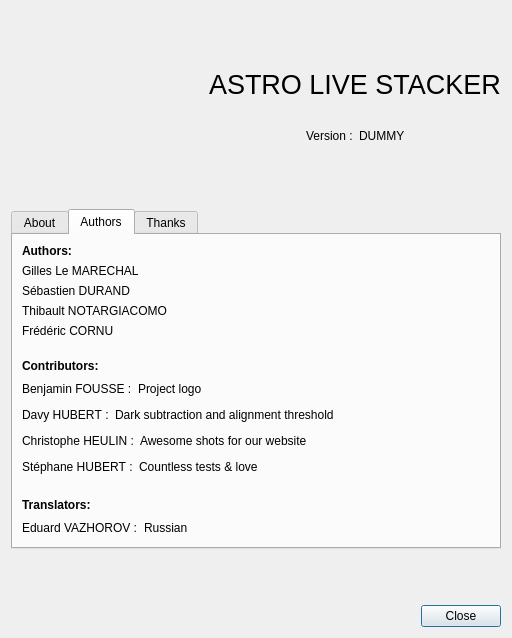
<?xml version="1.0" encoding="UTF-8"?>
<ui version="4.0">
 <class>AboutDialog</class>
 <widget class="QDialog" name="AboutDialog">
  <property name="windowModality">
   <enum>Qt::WindowModal</enum>
  </property>
  <property name="geometry">
   <rect>
    <x>0</x>
    <y>0</y>
    <width>494</width>
    <height>638</height>
   </rect>
  </property>
  <property name="windowTitle">
   <string>About ALS</string>
  </property>
  <property name="modal">
   <bool>true</bool>
  </property>
  <layout class="QVBoxLayout" name="verticalLayout_9">
   <item>
    <layout class="QHBoxLayout" name="horizontalLayout_8">
     <item>
      <widget class="QLabel" name="logo">
       <property name="sizePolicy">
        <sizepolicy hsizetype="Fixed" vsizetype="Fixed">
         <horstretch>0</horstretch>
         <verstretch>0</verstretch>
        </sizepolicy>
       </property>
       <property name="minimumSize">
        <size>
         <width>192</width>
         <height>192</height>
        </size>
       </property>
       <property name="maximumSize">
        <size>
         <width>192</width>
         <height>192</height>
        </size>
       </property>
       <property name="text">
        <string/>
       </property>
       <property name="pixmap">
        <pixmap resource="../../resources/resource.qrc">:/icons/als_logo.png</pixmap>
       </property>
       <property name="scaledContents">
        <bool>true</bool>
       </property>
      </widget>
     </item>
     <item>
      <layout class="QVBoxLayout" name="verticalLayout">
       <item>
        <spacer name="verticalSpacer_2">
         <property name="orientation">
          <enum>Qt::Vertical</enum>
         </property>
         <property name="sizeHint" stdset="0">
          <size>
           <width>20</width>
           <height>40</height>
          </size>
         </property>
        </spacer>
       </item>
       <item>
        <layout class="QHBoxLayout" name="horizontalLayout_2">
         <item>
          <spacer name="horizontalSpacer_8">
           <property name="orientation">
            <enum>Qt::Horizontal</enum>
           </property>
           <property name="sizeHint" stdset="0">
            <size>
             <width>40</width>
             <height>20</height>
            </size>
           </property>
          </spacer>
         </item>
         <item>
          <widget class="QLabel" name="label_2">
           <property name="font">
            <font>
             <pointsize>20</pointsize>
            </font>
           </property>
           <property name="text">
            <string>ASTRO LIVE STACKER</string>
           </property>
          </widget>
         </item>
         <item>
          <spacer name="horizontalSpacer_9">
           <property name="orientation">
            <enum>Qt::Horizontal</enum>
           </property>
           <property name="sizeHint" stdset="0">
            <size>
             <width>40</width>
             <height>20</height>
            </size>
           </property>
          </spacer>
         </item>
        </layout>
       </item>
       <item>
        <widget class="QLabel" name="label_28">
         <property name="text">
          <string/>
         </property>
        </widget>
       </item>
       <item>
        <layout class="QHBoxLayout" name="horizontalLayout">
         <item>
          <spacer name="horizontalSpacer_7">
           <property name="orientation">
            <enum>Qt::Horizontal</enum>
           </property>
           <property name="sizeHint" stdset="0">
            <size>
             <width>40</width>
             <height>20</height>
            </size>
           </property>
          </spacer>
         </item>
         <item>
          <widget class="QLabel" name="lblVersionTitle">
           <property name="text">
            <string>Version :</string>
           </property>
          </widget>
         </item>
         <item>
          <widget class="QLabel" name="lblVersionValue">
           <property name="text">
            <string notr="true">DUMMY</string>
           </property>
          </widget>
         </item>
         <item>
          <spacer name="horizontalSpacer">
           <property name="orientation">
            <enum>Qt::Horizontal</enum>
           </property>
           <property name="sizeHint" stdset="0">
            <size>
             <width>40</width>
             <height>20</height>
            </size>
           </property>
          </spacer>
         </item>
        </layout>
       </item>
       <item>
        <spacer name="verticalSpacer">
         <property name="orientation">
          <enum>Qt::Vertical</enum>
         </property>
         <property name="sizeHint" stdset="0">
          <size>
           <width>20</width>
           <height>40</height>
          </size>
         </property>
        </spacer>
       </item>
      </layout>
     </item>
    </layout>
   </item>
   <item>
    <widget class="QTabWidget" name="tabWidget">
     <property name="currentIndex">
      <number>1</number>
     </property>
     <widget class="QWidget" name="tab">
      <attribute name="title">
       <string>About</string>
      </attribute>
      <layout class="QVBoxLayout" name="verticalLayout_2">
       <item>
        <spacer name="verticalSpacer_5">
         <property name="orientation">
          <enum>Qt::Vertical</enum>
         </property>
         <property name="sizeHint" stdset="0">
          <size>
           <width>20</width>
           <height>40</height>
          </size>
         </property>
        </spacer>
       </item>
       <item>
        <widget class="QLabel" name="label_3">
         <property name="text">
          <string>&lt;b&gt;Astro Live Stacker&lt;/b&gt; - Astrophoto livestacking tool</string>
         </property>
         <property name="textFormat">
          <enum>Qt::RichText</enum>
         </property>
        </widget>
       </item>
       <item>
        <widget class="QLabel" name="label_26">
         <property name="text">
          <string/>
         </property>
        </widget>
       </item>
       <item>
        <widget class="QLabel" name="label">
         <property name="text">
          <string>&lt;html&gt;&lt;head/&gt;&lt;body&gt;&lt;p&gt;Website : &lt;a href=&quot;https://als-app.org&quot;&gt;&lt;span style=&quot; text-decoration: underline; color:#CC0000;&quot;&gt;https://als-app.org&lt;/span&gt;&lt;/a&gt;&lt;/p&gt;&lt;/body&gt;&lt;/html&gt;</string>
         </property>
         <property name="openExternalLinks">
          <bool>true</bool>
         </property>
        </widget>
       </item>
       <item>
        <widget class="QLabel" name="label_25">
         <property name="text">
          <string>&lt;html&gt;&lt;head/&gt;&lt;body&gt;&lt;p&gt;Source code : &lt;a href=&quot;https://github.com/deufrai/als&quot;&gt;&lt;span style=&quot; text-decoration: underline; color:#CC0000;&quot;&gt;https://github.com/deufrai/als&lt;/span&gt;&lt;/a&gt;&lt;/p&gt;&lt;/body&gt;&lt;/html&gt;</string>
         </property>
         <property name="openExternalLinks">
          <bool>true</bool>
         </property>
        </widget>
       </item>
       <item>
        <widget class="QLabel" name="lblLicense">
         <property name="text">
          <string>&lt;html&gt;&lt;head/&gt;&lt;body&gt;&lt;p&gt;License : &lt;a href=&quot;http://www.gnu.org/licenses/gpl-3.0.txt&quot;&gt;&lt;span style=&quot; text-decoration: underline; color:#CC0000;&quot;&gt;GPLv3&lt;/span&gt;&lt;/a&gt;&lt;/p&gt;&lt;/body&gt;&lt;/html&gt;</string>
         </property>
         <property name="openExternalLinks">
          <bool>true</bool>
         </property>
        </widget>
       </item>
       <item>
        <widget class="QLabel" name="label_27">
         <property name="text">
          <string/>
         </property>
        </widget>
       </item>
       <item>
        <widget class="QLabel" name="label_4">
         <property name="toolTip">
          <string notr="true"/>
         </property>
         <property name="text">
          <string notr="true">© 2025 ALZ Corporation</string>
         </property>
        </widget>
       </item>
       <item>
        <spacer name="verticalSpacer_4">
         <property name="orientation">
          <enum>Qt::Vertical</enum>
         </property>
         <property name="sizeHint" stdset="0">
          <size>
           <width>20</width>
           <height>95</height>
          </size>
         </property>
        </spacer>
       </item>
      </layout>
     </widget>
     <widget class="QWidget" name="tab_2">
      <attribute name="title">
       <string>Authors</string>
      </attribute>
      <layout class="QVBoxLayout" name="verticalLayout_8">
       <item>
        <layout class="QVBoxLayout" name="verticalLayout_3">
         <item>
          <widget class="QLabel" name="label_5">
           <property name="font">
            <font>
             <weight>75</weight>
             <bold>true</bold>
            </font>
           </property>
           <property name="text">
            <string>Authors:</string>
           </property>
          </widget>
         </item>
         <item>
          <layout class="QVBoxLayout" name="authorsNames">
           <item>
            <widget class="QLabel" name="label_6">
             <property name="text">
              <string notr="true">Gilles Le MARECHAL</string>
             </property>
            </widget>
           </item>
           <item>
            <widget class="QLabel" name="label_7">
             <property name="text">
              <string notr="true">Sébastien DURAND</string>
             </property>
            </widget>
           </item>
           <item>
            <widget class="QLabel" name="label_8">
             <property name="text">
              <string notr="true">Thibault NOTARGIACOMO</string>
             </property>
            </widget>
           </item>
           <item>
            <widget class="QLabel" name="label_9">
             <property name="text">
              <string notr="true">Frédéric CORNU</string>
             </property>
            </widget>
           </item>
          </layout>
         </item>
        </layout>
       </item>
       <item>
        <widget class="QLabel" name="label_19">
         <property name="font">
          <font>
           <pointsize>5</pointsize>
          </font>
         </property>
         <property name="text">
          <string/>
         </property>
        </widget>
       </item>
       <item>
        <layout class="QVBoxLayout" name="verticalLayout_5">
         <item>
          <widget class="QLabel" name="label_10">
           <property name="font">
            <font>
             <weight>75</weight>
             <bold>true</bold>
            </font>
           </property>
           <property name="text">
            <string>Contributors:</string>
           </property>
          </widget>
         </item>
         <item>
          <layout class="QVBoxLayout" name="verticalLayout_4">
           <item>
            <layout class="QHBoxLayout" name="horizontalLayout_4">
             <item>
              <widget class="QLabel" name="label_11">
               <property name="font">
                <font>
                 <weight>50</weight>
                 <bold>false</bold>
                 <kerning>false</kerning>
                </font>
               </property>
               <property name="statusTip">
                <string notr="true"/>
               </property>
               <property name="text">
                <string notr="true">Benjamin FOUSSE :</string>
               </property>
              </widget>
             </item>
             <item>
              <widget class="QLabel" name="label_12">
               <property name="text">
                <string>Project logo</string>
               </property>
              </widget>
             </item>
             <item>
              <spacer name="horizontalSpacer_3">
               <property name="orientation">
                <enum>Qt::Horizontal</enum>
               </property>
               <property name="sizeHint" stdset="0">
                <size>
                 <width>40</width>
                 <height>20</height>
                </size>
               </property>
              </spacer>
             </item>
            </layout>
           </item>
           <item>
            <layout class="QHBoxLayout" name="horizontalLayout_5">
             <item>
              <widget class="QLabel" name="label_13">
               <property name="font">
                <font>
                 <weight>50</weight>
                 <bold>false</bold>
                 <kerning>false</kerning>
                </font>
               </property>
               <property name="statusTip">
                <string notr="true"/>
               </property>
               <property name="text">
                <string notr="true">Davy HUBERT :</string>
               </property>
              </widget>
             </item>
             <item>
              <widget class="QLabel" name="label_14">
               <property name="text">
                <string>Dark subtraction and alignment threshold</string>
               </property>
              </widget>
             </item>
             <item>
              <spacer name="horizontalSpacer_4">
               <property name="orientation">
                <enum>Qt::Horizontal</enum>
               </property>
               <property name="sizeHint" stdset="0">
                <size>
                 <width>40</width>
                 <height>20</height>
                </size>
               </property>
              </spacer>
             </item>
            </layout>
           </item>
           <item>
            <layout class="QHBoxLayout" name="horizontalLayout_6">
             <item>
              <widget class="QLabel" name="label_15">
               <property name="font">
                <font>
                 <weight>50</weight>
                 <bold>false</bold>
                 <kerning>false</kerning>
                </font>
               </property>
               <property name="statusTip">
                <string notr="true"/>
               </property>
               <property name="text">
                <string notr="true">Christophe HEULIN :</string>
               </property>
              </widget>
             </item>
             <item>
              <widget class="QLabel" name="label_16">
               <property name="text">
                <string>Awesome shots for our website</string>
               </property>
              </widget>
             </item>
             <item>
              <spacer name="horizontalSpacer_5">
               <property name="orientation">
                <enum>Qt::Horizontal</enum>
               </property>
               <property name="sizeHint" stdset="0">
                <size>
                 <width>40</width>
                 <height>20</height>
                </size>
               </property>
              </spacer>
             </item>
            </layout>
           </item>
           <item>
            <layout class="QHBoxLayout" name="horizontalLayout_7">
             <item>
              <widget class="QLabel" name="label_17">
               <property name="font">
                <font>
                 <weight>50</weight>
                 <bold>false</bold>
                 <kerning>false</kerning>
                </font>
               </property>
               <property name="statusTip">
                <string notr="true"/>
               </property>
               <property name="text">
                <string notr="true">Stéphane HUBERT :</string>
               </property>
              </widget>
             </item>
             <item>
              <widget class="QLabel" name="label_18">
               <property name="text">
                <string>Countless tests &amp; love</string>
               </property>
              </widget>
             </item>
             <item>
              <spacer name="horizontalSpacer_6">
               <property name="orientation">
                <enum>Qt::Horizontal</enum>
               </property>
               <property name="sizeHint" stdset="0">
                <size>
                 <width>40</width>
                 <height>20</height>
                </size>
               </property>
              </spacer>
             </item>
            </layout>
           </item>
          </layout>
         </item>
        </layout>
       </item>
       <item>
        <widget class="QLabel" name="label_33">
         <property name="font">
          <font>
           <pointsize>5</pointsize>
          </font>
         </property>
         <property name="text">
          <string/>
         </property>
        </widget>
       </item>
       <item>
        <layout class="QVBoxLayout" name="verticalLayout_6">
         <item>
          <widget class="QLabel" name="label_30">
           <property name="font">
            <font>
             <weight>75</weight>
             <bold>true</bold>
            </font>
           </property>
           <property name="text">
            <string>Translators:</string>
           </property>
          </widget>
         </item>
         <item>
          <layout class="QHBoxLayout" name="horizontalLayout_9">
           <item>
            <widget class="QLabel" name="label_31">
             <property name="text">
              <string notr="true">Eduard VAZHOROV :</string>
             </property>
            </widget>
           </item>
           <item>
            <widget class="QLabel" name="label_32">
             <property name="text">
              <string>Russian</string>
             </property>
            </widget>
           </item>
           <item>
            <spacer name="horizontalSpacer_10">
             <property name="orientation">
              <enum>Qt::Horizontal</enum>
             </property>
             <property name="sizeHint" stdset="0">
              <size>
               <width>40</width>
               <height>20</height>
              </size>
             </property>
            </spacer>
           </item>
          </layout>
         </item>
        </layout>
       </item>
      </layout>
     </widget>
     <widget class="QWidget" name="Thanks">
      <attribute name="title">
       <string>Thanks</string>
      </attribute>
      <layout class="QVBoxLayout" name="verticalLayout_7">
       <item>
        <widget class="QLabel" name="label_20">
         <property name="font">
          <font>
           <weight>75</weight>
           <bold>true</bold>
          </font>
         </property>
         <property name="text">
          <string>Tools and libraries:</string>
         </property>
        </widget>
       </item>
       <item>
        <widget class="QLabel" name="label_22">
         <property name="text">
          <string>&lt;html&gt;&lt;head/&gt;&lt;body&gt;&lt;p&gt;Image alignment library : Astroalign - &lt;a href=&quot;https://astroalign.quatrope.org&quot;&gt;&lt;span style=&quot; text-decoration: underline; color:#cc0000;&quot;&gt;https://astroalign.quatrope.org&lt;/span&gt;&lt;/a&gt;&lt;/p&gt;&lt;/body&gt;&lt;/html&gt;</string>
         </property>
         <property name="openExternalLinks">
          <bool>true</bool>
         </property>
        </widget>
       </item>
       <item>
        <widget class="QLabel" name="label_23">
         <property name="text">
          <string>&lt;html&gt;&lt;head/&gt;&lt;body&gt;&lt;p&gt;Autostretch code : Las Cumbres Observatory - &lt;a href=&quot;https://lco.global/&quot;&gt;&lt;span style=&quot; text-decoration: underline; color:#cc0000;&quot;&gt;https://lco.global&lt;/span&gt;&lt;/a&gt;&lt;/p&gt;&lt;/body&gt;&lt;/html&gt;</string>
         </property>
         <property name="openExternalLinks">
          <bool>true</bool>
         </property>
        </widget>
       </item>
       <item>
        <widget class="QLabel" name="label_21">
         <property name="text">
          <string>&lt;html&gt;&lt;head/&gt;&lt;body&gt;&lt;p&gt;Web Image viewer : OpenSeaDragon - &lt;a href=&quot;https://openseadragon.github.io&quot;&gt;&lt;span style=&quot; text-decoration: underline; color:#CC0000;&quot;&gt;https://openseadragon.github.io&lt;/span&gt;&lt;/a&gt;&lt;/p&gt;&lt;/body&gt;&lt;/html&gt;</string>
         </property>
         <property name="openExternalLinks">
          <bool>true</bool>
         </property>
        </widget>
       </item>
       <item>
        <widget class="QLabel" name="label_24">
         <property name="text">
          <string/>
         </property>
        </widget>
       </item>
       <item>
        <widget class="QLabel" name="label_29">
         <property name="text">
          <string>&lt;html&gt;&lt;head/&gt;&lt;body&gt;&lt;p&gt;All other more common libraries used in ALS are listed in the requirements.txt file at the top of our &lt;a href=&quot;https://raw.githubusercontent.com/deufrai/als/refs/heads/release/0.7/requirements.txt&quot;&gt;&lt;span style=&quot; text-decoration: underline; color:#cc0000;&quot;&gt;source code repository&lt;/span&gt;&lt;/a&gt;&lt;/p&gt;&lt;/body&gt;&lt;/html&gt;</string>
         </property>
         <property name="wordWrap">
          <bool>true</bool>
         </property>
         <property name="openExternalLinks">
          <bool>true</bool>
         </property>
        </widget>
       </item>
       <item>
        <spacer name="verticalSpacer_6">
         <property name="orientation">
          <enum>Qt::Vertical</enum>
         </property>
         <property name="sizeHint" stdset="0">
          <size>
           <width>20</width>
           <height>40</height>
          </size>
         </property>
        </spacer>
       </item>
      </layout>
     </widget>
    </widget>
   </item>
   <item>
    <spacer name="verticalSpacer_3">
     <property name="orientation">
      <enum>Qt::Vertical</enum>
     </property>
     <property name="sizeHint" stdset="0">
      <size>
       <width>20</width>
       <height>4</height>
      </size>
     </property>
    </spacer>
   </item>
   <item>
    <layout class="QHBoxLayout" name="horizontalLayout_3">
     <item>
      <spacer name="horizontalSpacer_2">
       <property name="orientation">
        <enum>Qt::Horizontal</enum>
       </property>
       <property name="sizeHint" stdset="0">
        <size>
         <width>40</width>
         <height>20</height>
        </size>
       </property>
      </spacer>
     </item>
     <item>
      <widget class="QPushButton" name="btnOK">
       <property name="text">
        <string>Close</string>
       </property>
      </widget>
     </item>
    </layout>
   </item>
  </layout>
 </widget>
 <resources>
  <include location="../../resources/resource.qrc"/>
 </resources>
 <connections>
  <connection>
   <sender>btnOK</sender>
   <signal>clicked()</signal>
   <receiver>AboutDialog</receiver>
   <slot>accept()</slot>
   <hints>
    <hint type="sourcelabel">
     <x>332</x>
     <y>268</y>
    </hint>
    <hint type="destinationlabel">
     <x>375</x>
     <y>157</y>
    </hint>
   </hints>
  </connection>
 </connections>
</ui>
